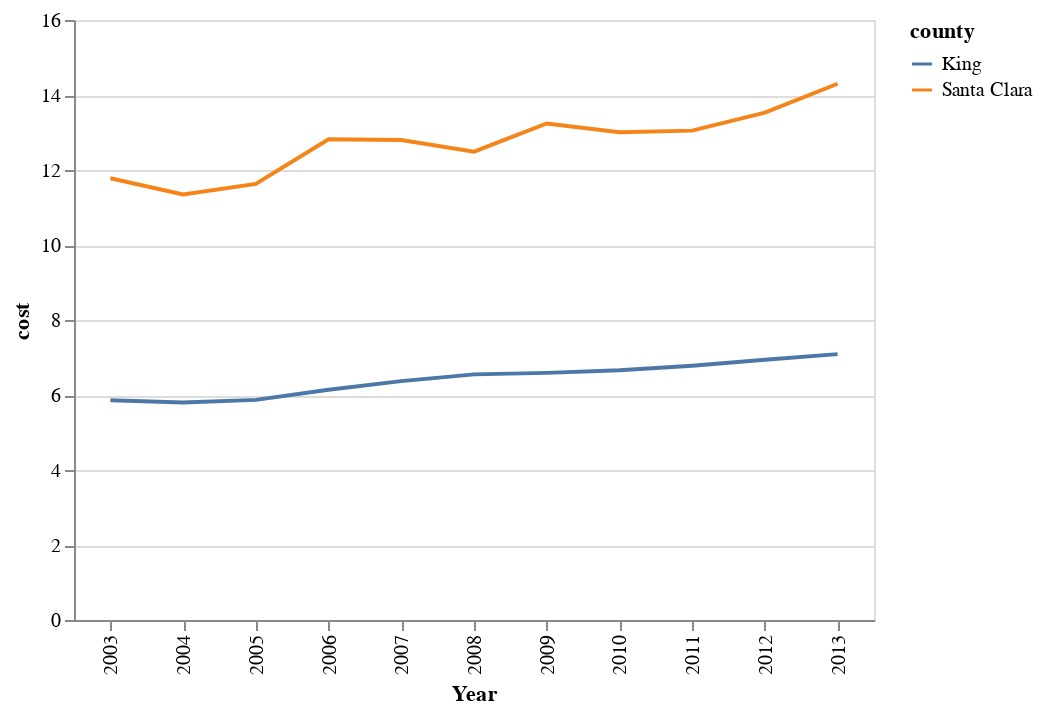

Write notebook code for a chart like this one.
### Code cell
points = alt.Chart(df).mark_line().properties(width=400).encode(
    x='Year:N',
    y='cost:Q',
    color=alt.condition(brush, 'county:N', alt.value('lightgray'))
).add_selection(
    brush
).interactive()

points

### Figure 1 — Vega-Lite specification as saved in the notebook (floating-point values rounded to 4 significant figures)
{"$schema": "https://vega.github.io/schema/vega-lite/v3.4.0.json", "config": {"mark": {"tooltip": null}, "view": {"height": 300, "width": 400}}, "data": {"name": "data-47cc739839bd07db5ed065dd10bb3d82"}, "datasets": {"data-47cc739839bd07db5ed065dd10bb3d82": [{"Year": 2003, "aqi": 12.06, "cost": 11.78, "county": "Santa Clara", "electricity": 15180.0, "electricity_pc": 9075.0, "gas": 482.4, "gas_pc": 288.4, "pop_million": 1.673, "population": 1673000, "post": 0, "treatment": 1, "treatxpost": 0}, {"Year": 2004, "aqi": 10.71, "cost": 11.35, "county": "Santa Clara", "electricity": 15360.0, "electricity_pc": 9164.0, "gas": 510.8, "gas_pc": 304.8, "pop_million": 1.676, "population": 1676000, "post": 0, "treatment": 1, "treatxpost": 0}, {"Year": 2005, "aqi": 10.97, "cost": 11.63, "county": "Santa Clara", "electricity": 15570.0, "electricity_pc": 9205.0, "gas": 462.9, "gas_pc": 273.7, "pop_million": 1.691, "population": 1691000, "post": 0, "treatment": 1, "treatxpost": 0}, {"Year": 2006, "aqi": 8.39, "cost": 12.82, "county": "Santa Clara", "electricity": 16060.0, "electricity_pc": 9396.0, "gas": 485.1, "gas_pc": 283.9, "pop_million": 1.709, "population": 1709000, "post": 0, "treatment": 1, "treatxpost": 0}, {"Year": 2007, "aqi": 7.95, "cost": 12.8, "county": "Santa Clara", "electricity": 16460.0, "electricity_pc": 9498.0, "gas": 472.2, "gas_pc": 272.5, "pop_million": 1.733, "population": 1733000, "post": 0, "treatment": 1, "treatxpost": 0}, {"Year": 2008, "aqi": 7.83, "cost": 12.49, "county": "Santa Clara", "electricity": 16730.0, "electricity_pc": 9481.0, "gas": 473.2, "gas_pc": 268.1, "pop_million": 1.765, "population": 1765000, "post": 1, "treatment": 1, "treatxpost": 1}, {"Year": 2009, "aqi": 6.86, "cost": 13.24, "county": "Santa Clara", "electricity": 16560.0, "electricity_pc": 9244.0, "gas": 461.9, "gas_pc": 257.8, "pop_million": 1.792, "population": 1792000, "post": 1, "treatment": 1, "treatxpost": 1}, {"Year": 2010, "aqi": 5.95, "cost": 13.01, "county": "Santa Clara", "electricity": 16270.0, "electricity_pc": 9110.0, "gas": 457.6, "gas_pc": 256.2, "pop_million": 1.786, "population": 1786000, "post": 1, "treatment": 1, "treatxpost": 1}, {"Year": 2011, "aqi": 7.04, "cost": 13.05, "county": "Santa Clara", "electricity": 16550.0, "electricity_pc": 9135.0, "gas": 471.7, "gas_pc": 260.3, "pop_million": 1.812, "population": 1812000, "post": 1, "treatment": 1, "treatxpost": 1}, {"Year": 2012, "aqi": 6.73, "cost": 13.53, "county": "Santa Clara", "electricity": 16510.0, "electricity_pc": 8981.0, "gas": 454.6, "gas_pc": 247.3, "pop_million": 1.838, "population": 1838000, "post": 1, "treatment": 1, "treatxpost": 1}, {"Year": 2013, "aqi": 7.59, "cost": 14.3, "county": "Santa Clara", "electricity": 16580.0, "electricity_pc": 8885.0, "gas": 465.9, "gas_pc": 249.7, "pop_million": 1.866, "population": 1866000, "post": 1, "treatment": 1, "treatxpost": 1}, {"Year": 2003, "aqi": 21.62, "cost": 5.86, "county": "King", "electricity": 19340.0, "electricity_pc": 10950.0, "gas": 600.1, "gas_pc": 339.6, "pop_million": 1.767, "population": 1767000, "post": 0, "treatment": 0, "treatxpost": 0}, {"Year": 2004, "aqi": 19.42, "cost": 5.8, "county": "King", "electricity": 19520.0, "electricity_pc": 10970.0, "gas": 591.1, "gas_pc": 332.3, "pop_million": 1.779, "population": 1779000, "post": 0, "treatment": 0, "treatxpost": 0}, {"Year": 2005, "aqi": 19.45, "cost": 5.87, "county": "King", "electricity": 19930.0, "electricity_pc": 11070.0, "gas": 602.1, "gas_pc": 334.5, "pop_million": 1.8, "population": 1800000, "post": 0, "treatment": 0, "treatxpost": 0}, {"Year": 2006, "aqi": 13.67, "cost": 6.14, "county": "King", "electricity": 20510.0, "electricity_pc": 11220.0, "gas": 620.1, "gas_pc": 339.2, "pop_million": 1.828, "population": 1828000, "post": 0, "treatment": 0, "treatxpost": 0}, {"Year": 2007, "aqi": 10.62, "cost": 6.37, "county": "King", "electricity": 20930.0, "electricity_pc": 11290.0, "gas": 648.2, "gas_pc": 349.8, "pop_million": 1.853, "population": 1853000, "post": 0, "treatment": 0, "treatxpost": 0}, {"Year": 2008, "aqi": 9.45, "cost": 6.55, "county": "King", "electricity": 21250.0, "electricity_pc": 11300.0, "gas": 671.2, "gas_pc": 356.8, "pop_million": 1.881, "population": 1881000, "post": 1, "treatment": 0, "treatxpost": 0}, {"Year": 2009, "aqi": 8.27, "cost": 6.59, "county": "King", "electricity": 21190.0, "electricity_pc": 11050.0, "gas": 656.2, "gas_pc": 342.1, "pop_million": 1.918, "population": 1918000, "post": 1, "treatment": 0, "treatxpost": 0}, {"Year": 2010, "aqi": 3.41, "cost": 6.66, "county": "King", "electricity": 21390.0, "electricity_pc": 11030.0, "gas": 651.9, "gas_pc": 336.4, "pop_million": 1.938, "population": 1938000, "post": 1, "treatment": 0, "treatxpost": 0}, {"Year": 2011, "aqi": 3.43, "cost": 6.78, "county": "King", "electricity": 21410.0, "electricity_pc": 10850.0, "gas": 641.8, "gas_pc": 325.1, "pop_million": 1.974, "population": 1974000, "post": 1, "treatment": 0, "treatxpost": 0}, {"Year": 2012, "aqi": 3.18, "cost": 6.94, "county": "King", "electricity": 21400.0, "electricity_pc": 10640.0, "gas": 673.2, "gas_pc": 334.7, "pop_million": 2.011, "population": 2011000, "post": 1, "treatment": 0, "treatxpost": 0}, {"Year": 2013, "aqi": 3.41, "cost": 7.09, "county": "King", "electricity": 21460.0, "electricity_pc": 10490.0, "gas": 670.6, "gas_pc": 327.6, "pop_million": 2.047, "population": 2047000, "post": 1, "treatment": 0, "treatxpost": 0}]}, "encoding": {"color": {"condition": {"field": "county", "selection": "selector021", "type": "nominal"}, "value": "lightgray"}, "x": {"field": "Year", "type": "nominal"}, "y": {"field": "cost", "type": "quantitative"}}, "mark": "line", "selection": {"selector021": {"type": "interval"}, "selector025": {"bind": "scales", "encodings": ["x", "y"], "type": "interval"}}, "width": 400}
